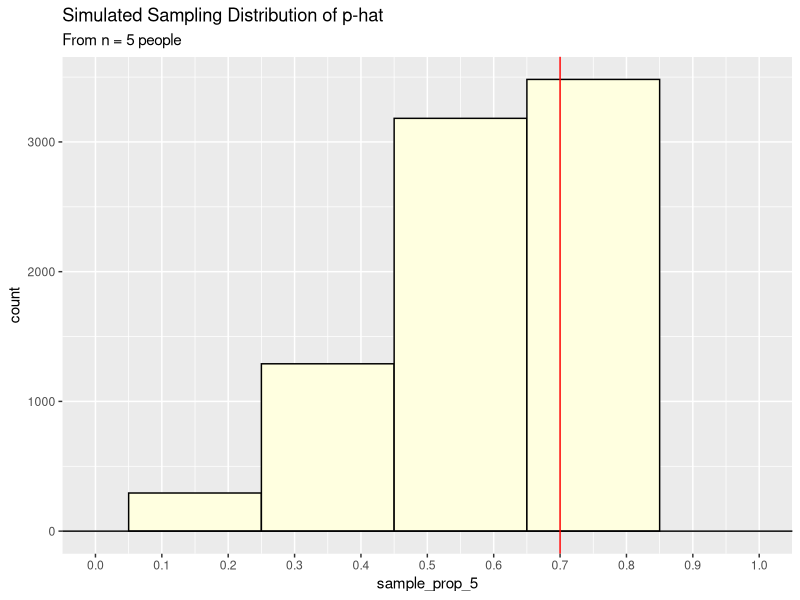
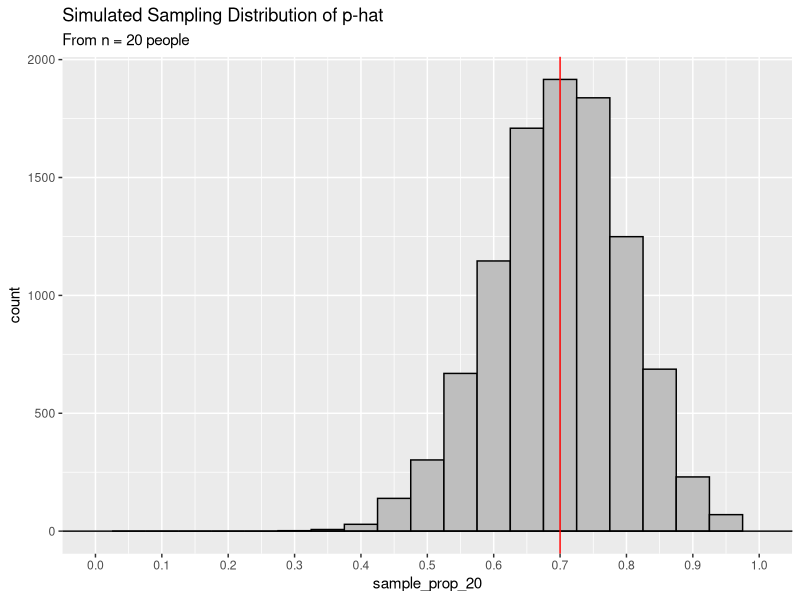
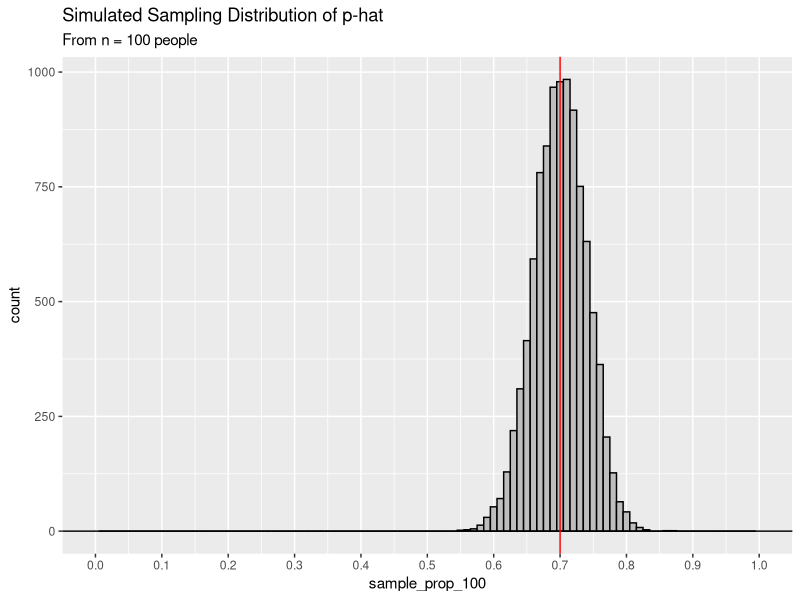
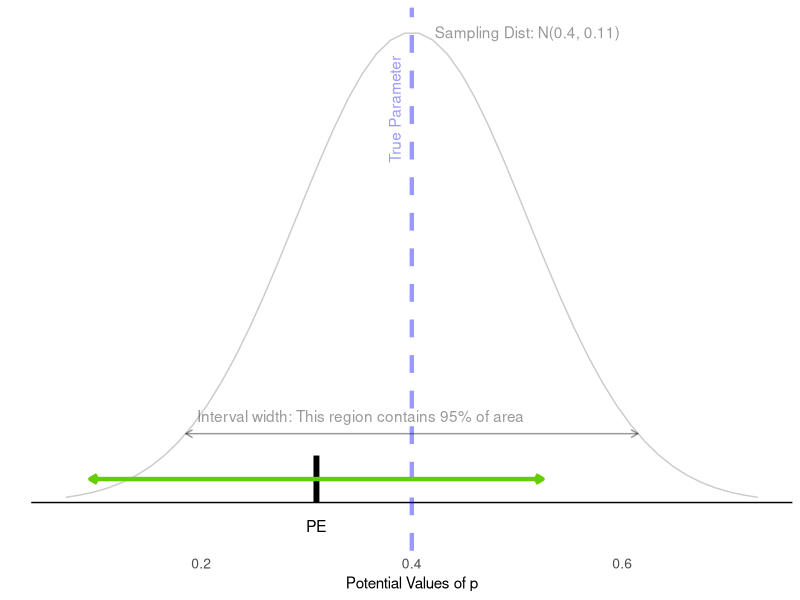
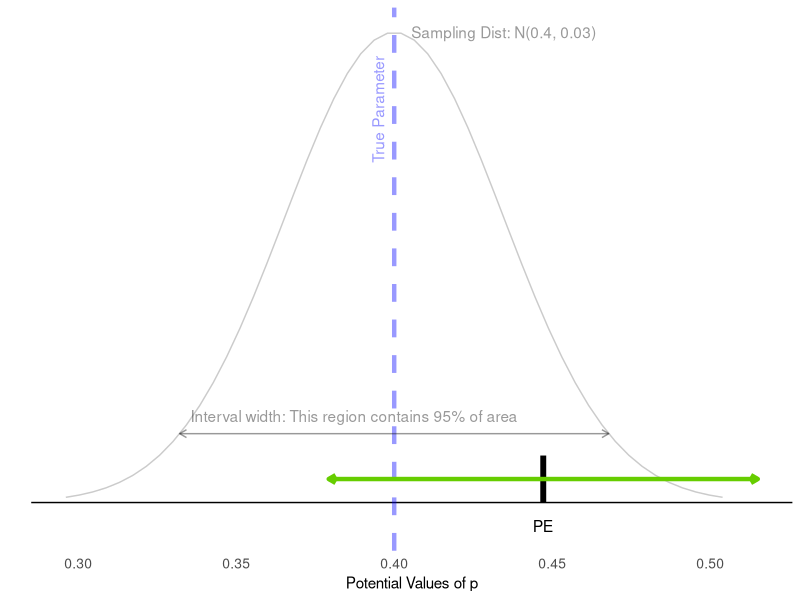
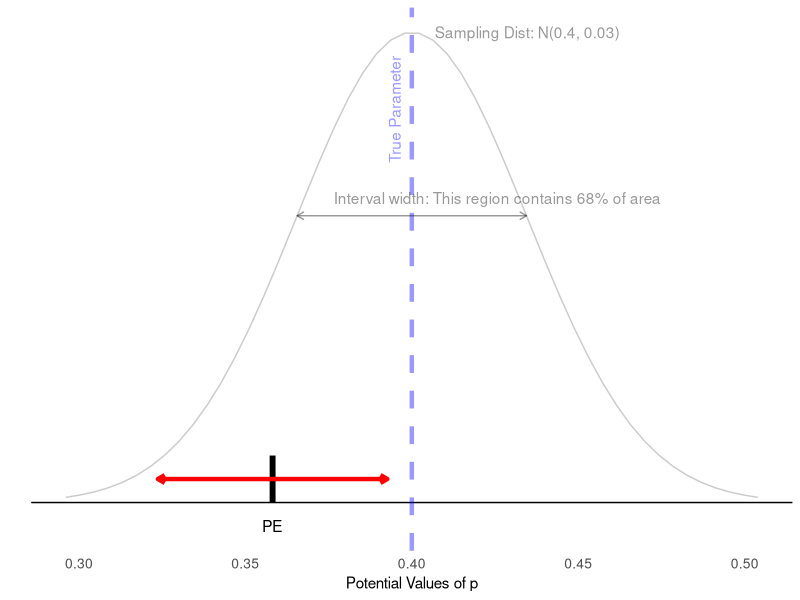
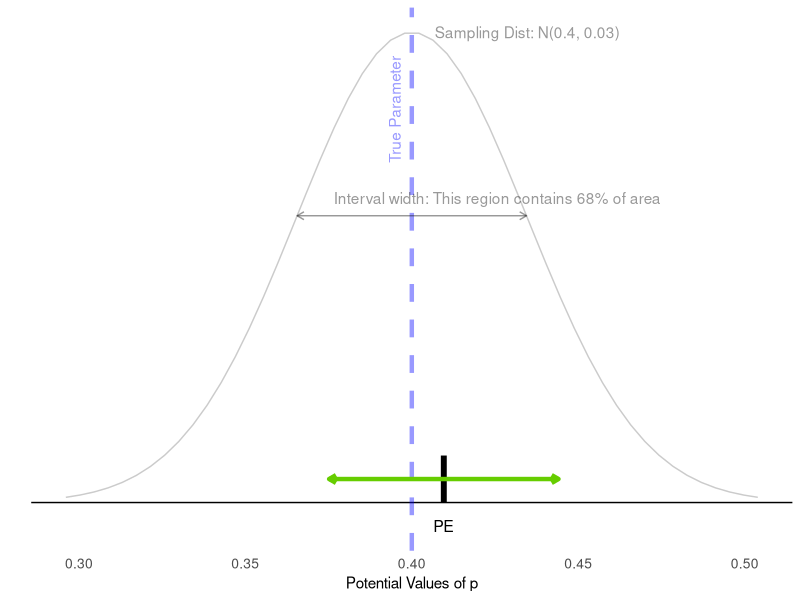
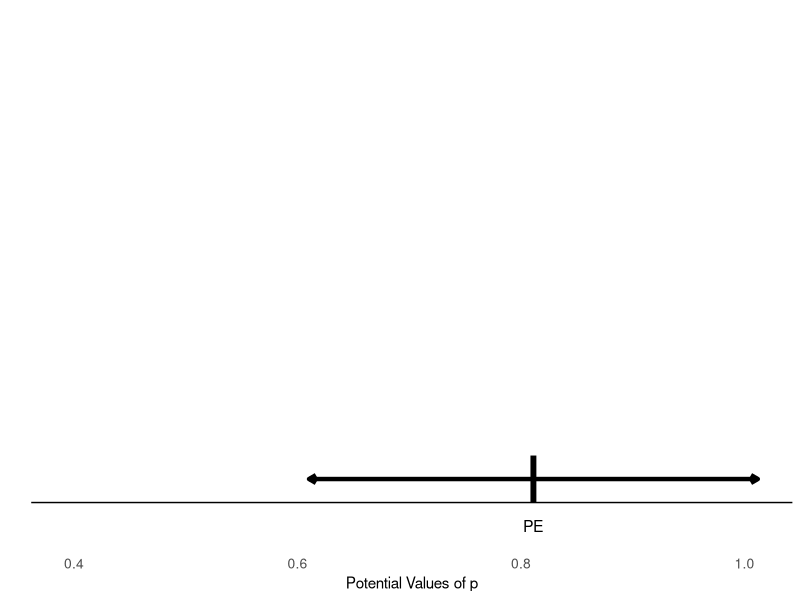

These figures' R source, in order:
## ---- chunk 1
knitr::opts_chunk$set(echo = TRUE)
library(tidyverse)
## ---- chunk 2
p = 0.7
## ---- chunk 3
population = c(rep("A", 400*p), rep("B", 400*(1-p)))
## ---- chunk 4
sample(population, size = 5)
## ---- chunk 5
list = list()
for (i in seq(1, 10, by = 2)) {
  s = sample(population, size = 5)
  sum = sum(s =="A")/5
  list[[i]] = s
  list[[i+1]] = sum
}
print(list)
## ---- chunk 6
(sample_20 = sample(population, size = 20))
sum(sample_20 =="A")/20
## ---- chunk 7
list = list()
for (i in seq(1, 10, by = 2)) {
  s = sample(population, size = 20)
  sum = sum(s =="A")/20
  list[[i]] = s
  list[[i+1]] = sum
}
print(list)
## ---- chunk 8
list = list()
for (i in 1:5) {
  s = sample(population, size = 100)
  sum = sum(s =="A")/100
  list[[i]] = sum
}
print(list)
## ---- chunk 9
p
## ---- chunk 10
sample_prop_5 = c() # an empty vector to store the sample proportions

for (i in 1:10000){ # this will to the next step 10000 times and save each in the vector sample_prop
  sample_prop_5[i] = sum(sample(population, size = 5) =="A")/5  # sample proportion for each sample of size 5 taken from the population.
}
 
sample_prop_5[1:10] # values of sample proportions for the first 10 samples
## ---- chunk 11
ggplot(mapping = aes(x = sample_prop_5)) +
  geom_histogram(binwidth = 0.2, center = 0.55, color = "black", fill = "lightyellow") +
  geom_hline(yintercept = 0) +
  scale_x_continuous(breaks = seq(0, 1, by = 0.1), limits = c(0, 1)) +
  geom_vline(xintercept = p, color = "red") +
  labs(
    title = "Simulated Sampling Distribution of p-hat",
    subtitle = "From n = 5 people"
  )
## ---- chunk 12
sample_prop_20 = c() # an empty vector to store the sample proportions

for (i in 1:10000){ # this will to the next step 10000 times and save each in the vector sample_prop
  sample_prop_20[i] = sum(sample(population, size = 20) =="A")/20  # sample proportion for each sample of size 20 taken from the population.
}
 
sample_prop_20[1:10] # values of sample proportions for the first 10 samples
## ---- chunk 13
ggplot(mapping = aes(x = sample_prop_20)) +
  geom_histogram(binwidth = 0.05, center = 0.55, color = "black", fill = "gray") +
  geom_hline(yintercept = 0) +
  scale_x_continuous(breaks = seq(0, 1, by = 0.1), limits = c(0, 1)) +
  geom_vline(xintercept = p, color = "red") +
  labs(
    title = "Simulated Sampling Distribution of p-hat",
    subtitle = "From n = 20 people"
  )

sample_prop_100 = c() # an empty vector to store the sample proportions

for (i in 1:10000){ # this will to the next step 10000 times and save each in the vector sample_prop
  sample_prop_100[i] = sum(sample(population, size = 100) =="A")/100  # sample proportion for each sample of size 100 taken from the population.
}

ggplot(mapping = aes(x = sample_prop_100)) +
  geom_histogram(binwidth = 0.01, center = 0.55, color = "black", fill = "gray") +
  geom_hline(yintercept = 0) +
  scale_x_continuous(breaks = seq(0, 1, by = 0.1), limits = c(0, 1)) +
  geom_vline(xintercept = p, color = "red") +
  labs(
    title = "Simulated Sampling Distribution of p-hat",
    subtitle = "From n = 100 people"
  )
## ---- chunk 14
set.seed(1204)
## ---- chunk 15
mean(sample(population, size = 5) == "A")
mean(sample(population, size = 20) == "A")
## ---- chunk 16
set.seed(132)
n = 20
p_hat = mean(sample(population, size = n) == "A")

p_hat + qnorm(0.995) * c(-1, 1) * p_hat * (1-p_hat) / sqrt(n)
## ---- chunk 17
visualizeProportionCI = function(p, sample_size, conf.level = 0.95, theory = TRUE, wald = FALSE) {
  stdError = sqrt(p * (1 - p) / sample_size)
  
  # calculate true sampling distribution curve
  samplingDistribution = tibble(
    x = seq(p - 3*stdError, p + 3*stdError, length.out = 50),
    y = dnorm(x, p, stdError)
  )
  
  # calculate random point estimate, associated confidence interval
  moeLabel = paste0("Interval width: This region contains ", 100*conf.level, "% of area")
  point_estimate = rnorm(1, p, stdError)
  if (wald) {
    stdError = sqrt(point_estimate * (1 - point_estimate)/sample_size)
    moeLabel = paste0("ESTIMATE: This region (on avg.) contains ", 100*conf.level, "% of area")
  }
  moe = qnorm(1 - (1-conf.level)/2) * stdError
  ciLeft = point_estimate - moe
  ciRight = point_estimate + moe
  
  # encode confidence interval as green if it contains the true parameter, red if it does not
  myColor = ifelse(between(p, ciLeft, ciRight), "chartreuse3", "red")
  
  myAlpha = 0.4
  # for more "realistic" graphing, remove the color and the helpful visuals
  if (!theory) {
    myColor = "black"
    myAlpha = 0
  }

  helpfulY = dnorm(p, p, stdError)/20 # helpful margin to keep things scaled nicely graphically
  moeY = dnorm(p + moe, p, stdError) # y level of MOE visual
  
  ggplot() +
    # underlay sampling distribution
    geom_line(aes(x, y), samplingDistribution, color = "gray", alpha = 2*myAlpha) +
    geom_hline(yintercept = 0) +
    
    # add true parameter value visual
    geom_vline(xintercept = p, linetype = "dashed", color = "blue", linewidth = 1.5, alpha = myAlpha) +
    annotate("text", x = p - stdError/5, y = dnorm(p, p, stdError) - helpfulY, color = "blue", alpha = myAlpha, angle = 90, hjust = "right", vjust = "top", label = "True Parameter", linewidth = 6) +
    
    
    # annotate margin of error visual and label
    annotate("segment", x = p - moe, xend = p + moe, y = moeY, yend = moeY, arrow = arrow(ends = "both", length = unit(.2, "cm")), alpha = myAlpha) +
    annotate("text", x = p - conf.level*moe, y = moeY + helpfulY/2, hjust = "left", vjust = "bottom", label = moeLabel, alpha = myAlpha) +
    
    # annotate point estimate and label
    annotate("segment", x = point_estimate, xend = point_estimate, y = 0, yend = helpfulY*2, size = 2) +
    annotate("text", x = point_estimate, y = -helpfulY, label = "PE", size = 4) +
    
    # annotate confidence interval
    annotate("segment", x = ciLeft, xend = ciRight, y = helpfulY, yend = helpfulY, color = myColor, size = 1.5, arrow = arrow(ends = "both", length = unit(.2, "cm"))) +
    
    annotate("text", x = p + stdError, y = dnorm(p, p, stdError), label = paste0("Sampling Dist: N(", round(p, 2), ", ", round(stdError, 2), ")"), alpha = myAlpha) +
    
    theme_minimal() + 
    theme(
      panel.grid = element_blank(),
      axis.text.y = element_blank(),
      axis.text.x = element_text(size = 10)) + 
    
    labs(
      x = "Potential Values of p",
      y = ""
    )
}
## ---- chunk 18
visualizeProportionCI(p = 0.4, sample_size = 20, conf.level = 0.95)
## ---- chunk 19
visualizeProportionCI(p = 0.4, sample_size = 200, conf.level = 0.95)
## ---- chunk 20
# I strongly encourage you to run these a few times in your console to watch its behavior over many runs!

set.seed(1234)
visualizeProportionCI(p = 0.4, sample_size = 200, conf.level = 0.68)
visualizeProportionCI(p = 0.4, sample_size = 200, conf.level = 0.68)
## ---- chunk 21
visualizeProportionCI(p, sample_size = 20, theory = FALSE)
## ---- chunk 22
set.seed(133)
n = 20
p_hat = mean(sample(population, size = n) == "A")

p_hat + qnorm(0.80) * c(-1, 1) * p_hat * (1-p_hat) / sqrt(n)
## ---- chunk 23
1 - pbinom(5, 8, 0.5)
## ---- chunk 24
1 - pbinom(8, 8, 0.5)
